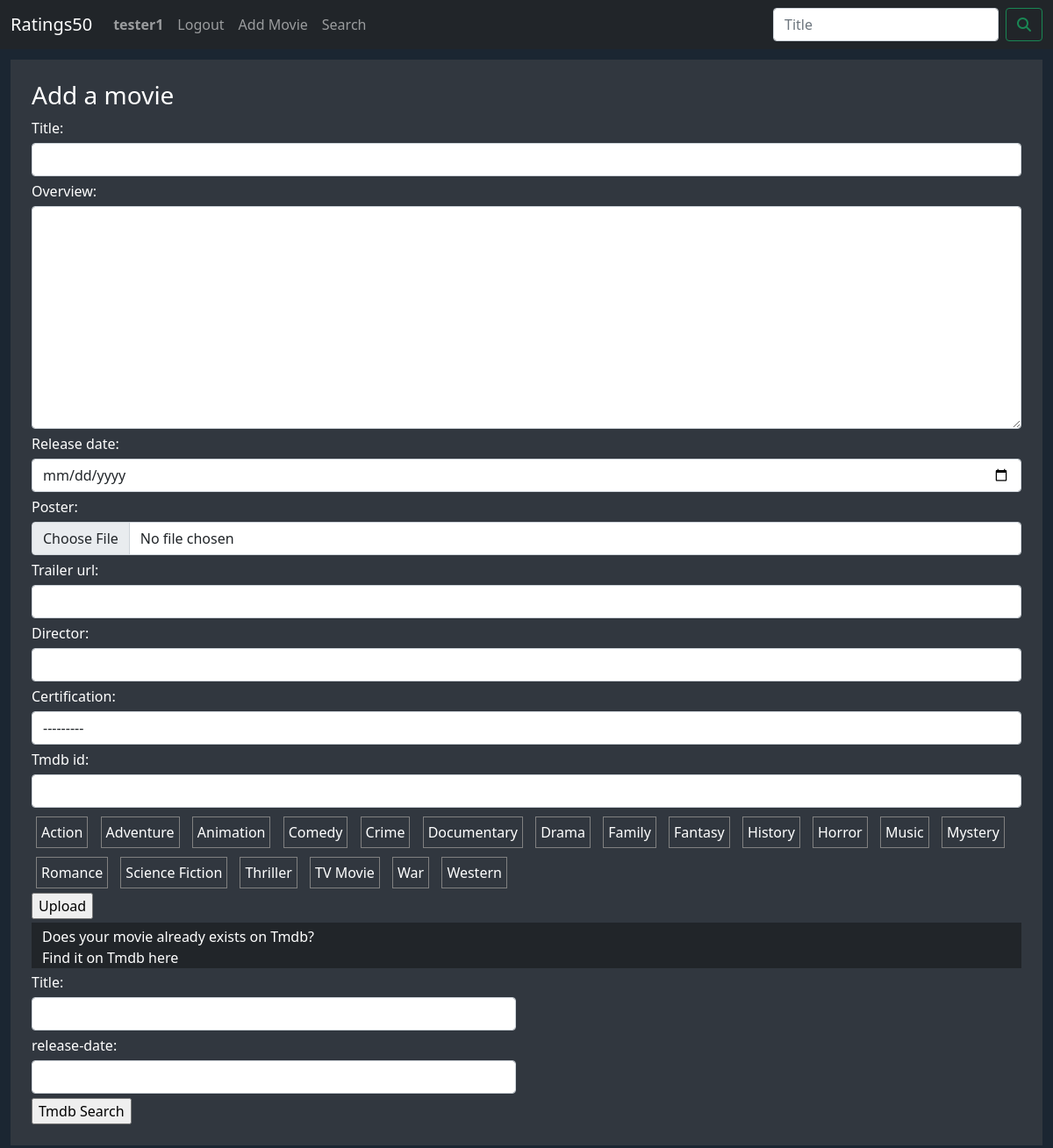
The app's page /ratings50/new (signed in) with its own data.
### ratings50/models.py (models this page shows)
class User(AbstractUser):
    pass

class Genre(models.Model):
    name = models.CharField(max_length=64)
    def __str__(self):
        return f"{self.name}"

### ratings50/views.py (the view, shortened to what this page needs)
# urls.py: path('new', views.new_movie, name='new'),
@login_required(login_url='login')
def new_movie(request):
    return render(request, "ratings50/movie_form.html", {'form': MovieForm(), 'new': True})

### ratings50/views.py
class MovieForm(forms.ModelForm):
    class Meta:
        model = Movie
        fields = ['title', 'overview', 'release_date', 'poster', 'trailer_url', 'director', 'certification', 'genre', 'tmdb_id']
        widgets = {
            'release_date': forms.DateInput(attrs={'type': 'date'}),
            'genre' : forms.CheckboxSelectMultiple(),
            'overview': forms.Textarea(),
        }

### ratings50/models.py (called while the page is built)
    def __str__(self):
        return f"{self.name}"

### ratings50/templates/ratings50/movie_form.html (shortened to what this page needs)
{% extends "ratings50/layout.html" %}
{% load static %}
{% load widget_tweaks %}
{% block body %}
    <div class="form-body">
        {% if new %}
            <h3>Add a movie</h3>
            <form action="{% url 'new' %}" enctype="multipart/form-data" method="post">
        {% else %}
            <h3>Edit</h3>
            <form action="{% url 'edit' movie_id %}" enctype="multipart/form-data" method="post">
        {% endif %}
            {% for field in form %}
                {% if field != form.genre %}
                    <div class="form-group">
                        <label for="{{ field.id }}">{{ field.label }}:</label>
                        {% render_field field class='form-control' %}
                    </div>
                {% endif %}
            {% endfor %}
            <div class="genre-boxes">
                {% for genre in form.genre %}
                    <div class="genre">
                        {{ genre }}
                    </div>
                {% endfor %}
            </div>
            <input type="submit" value="Upload">
        </form>
        <div class="container-fluid bg-dark text-white pt-1 my-1">
            Does your movie already exists on Tmdb? <br>
            Find it on Tmdb here
        </div>
        <div class="row">
            <div class="col-sm-6">
                    <label for="tmdb-title">Title:</label>
                    <input class="form-control" type="text" id="tmdb-title">
                    <label for="tmdb-year">release-date:</label>
                    <input class="form-control" type="number" id="tmdb-year">
                    <input type="submit" value="Tmdb Search" id="tmdb-search">
            </div>
            <div class="col" id="tmdb-results">
            </div>
        </div>
    </div>
{% endblock %}

### ratings50/templates/ratings50/layout.html (shortened to what this page needs)
{% load static %}
<!DOCTYPE html>
<html lang="en">
    <head>
        <link href="https://cdn.jsdelivr.net/npm/bootstrap@5.1.3/dist/css/bootstrap.min.css" rel="stylesheet">
        <link href="{% static 'ratings50/style.css' %}" rel="stylesheet">
    </head>
    <body class="page-body">
          <nav class="navbar navbar-expand-lg navbar-dark bg-dark">
            <div class="container-fluid">
              <a class="navbar-brand" href="{% url 'index' %}">Ratings50</a>
              <div class="collapse navbar-collapse" id="navbarSupportedContent">
                <ul class="navbar-nav me-auto mb-2 mb-lg-0">
                  {% if user.is_authenticated %}
                    <li class="nav-item">
                      <a class="nav-link" id="self-profile" data-username="{{ user.username }}"><strong>{{ user.username }}</strong></a>
                    </li>
                    <li class="nav-item">
                      <a class="nav-link" href="{% url 'logout' %}">Logout</a>
                    </li>
                    <li class="nav-item">
                      <a class="nav-link" href="{% url 'new' %}">Add Movie</a>
                    </li>
                  {% endif %}
                      <li class="nav-item">
                        <a class="nav-link" href="{% url 'search' %}">Search</a>
                      </li>
                </ul>
                <form class="d-flex" action="{% url 'search' %}" method="post">
                  <input name="title" class="form-control me-2" type="search" placeholder="Title" aria-label="Search">
                  <button class="btn btn-outline-success" type="submit">
                    <i class="fa-solid fa-magnifying-glass"></i>
                  </button>
                </form>
              </div>
            </div>
          </nav>
          {% block body %}
          {% endblock %}
    </body>
</html>

### ratings50/static/ratings50/style.css (style rules this page uses)
.page-body { background-color: #1b2632; }
.form-body, .search-form { background-color: #31373f; padding: 2%; margin: 1%; color: white; }
.form-body label, .search-form label { color: white; }
.form-body .form-control, .search-form .form-control { margin-top: 5px; margin-bottom: 5px; }
.form-body .genre-boxes .genre, .search-form .genre-boxes .genre { display: inline-block; padding: 5px; margin: 5px; border: solid grey 1px; background-color: #31373f; }
.form-body .form-group, .search-form .form-group { color: white; }

### records on screen
User: username "tester1"
Genre: genre "Action"
Genre: genre "Adventure"
Genre: genre "Animation"
Genre: genre "Comedy"
Genre: genre "Crime"
Genre: genre "Documentary"
Genre: genre "Drama"
Genre: genre "Family"
Genre: genre "Fantasy"
Genre: genre "History"
Genre: genre "Horror"
Genre: genre "Music"
Genre: genre "Mystery"
Genre: genre "Romance"
Genre: genre "Science Fiction"
Genre: genre "Thriller"
Genre: genre "TV Movie"
Genre: genre "War"
Genre: genre "Western"

### other values on screen
{{ field.label }} "Title" "Overview" "Release date" "Poster" "Trailer url" "Director" "Certification" "Tmdb id"
